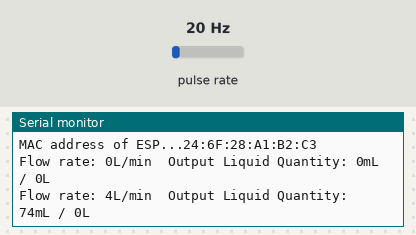
A sketch run on a simulated ESP8266 (NodeMCU). Parts: the last lines printed to the serial monitor. Wiring (inferred from the names in the program): pulse sensor: data GPIO 4. The test bench sets the inputs (shaded band); at power-on: pulse rate 20 Hz. WiFi joins after 1.5 s; servers stay silent unless stated.

Above: at 3.7 s.
3.8 s: pulse rate (sensor on GPIO 4) set to 4 Hz
At 5.1 s:
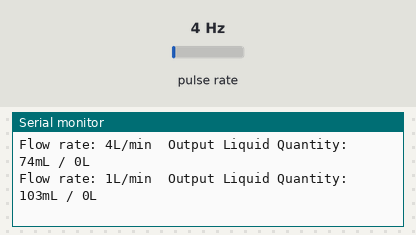
5.3 s: pulse rate (sensor on GPIO 4) set to 50 Hz
At 6.0 s:
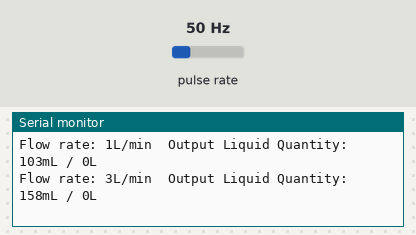
Timing chart, 0 to 8.3 s (numbered marks = the images above; inputs shaded):
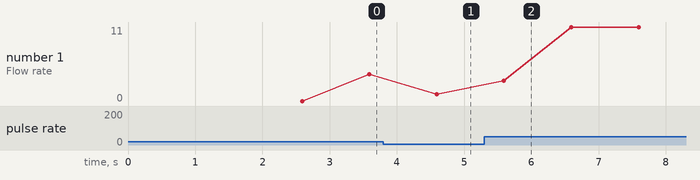

Measured:
- after the input at 3.8 s, the serial monitor: prints a new line after 0.79 s (image 1)
- after the input at 5.3 s, the serial monitor: prints a new line after 0.29 s (image 2)
- plotted number 1: 1 → 11 after the input at 5.3 s

The sketch:

NODE_WATERFLOW.ino
```cpp
#include <ESP8266WiFi.h>
#include <ESP8266WebServer.h>

ESP8266WebServer server;

char ssid[] = "FRITZ!Box 7530 QL";
char pass[] = "89308086050155047149";

#define SENSOR  4

long currentMillis = 0;
long previousMillis = 0;
int interval = 1000;
boolean ledState = LOW;
float calibrationFactor = 4.5;
volatile byte pulseCount;
byte pulse1Sec = 0;
float flowRate;
unsigned int flowMilliLitres;
unsigned long totalMilliLitres;
int total;


void IRAM_ATTR pulseCounter()
{
  pulseCount++;
}


void setup() {
  // put your setup code here, to run once:
Serial.begin(9600);
delay(500);
Serial.print("Connecting to..");
Serial.println(ssid);
delay(500);

WiFi.disconnect();
WiFi.begin(ssid,pass);

while (WiFi.status() != WL_CONNECTED)
{
  delay(500);
  Serial.println(",");
}

Serial.print ("SSID....,");
Serial.println(WiFi.SSID());
Serial.println ("Successfully connected...");

Serial.print("IP Address allotted to NodeMCU ESP");
Serial.println(WiFi.localIP());

Serial.print("MAC address of ESP...");
Serial.println(WiFi.macAddress());
WiFi.printDiag(Serial);

Serial.begin(9600);

  pinMode(SENSOR, INPUT_PULLUP);

  pulseCount = 0;
  flowRate = 0.0;
  flowMilliLitres = 0;
  totalMilliLitres = 0;
  previousMillis = 0;


  attachInterrupt(digitalPinToInterrupt(SENSOR), pulseCounter, FALLING);


server.on("/",[](){server.send(200,"text/plain","");});
server.begin();
}


void loop() {
  // put your main code here, to run repeatedly:
server.handleClient();


  currentMillis = millis();
  if (currentMillis - previousMillis > interval) {

    pulse1Sec = pulseCount;
    pulseCount = 0;

    // Because this loop may not complete in exactly 1 second intervals we calculate
    // the number of milliseconds that have passed since the last execution and use
    // that to scale the output. We also apply the calibrationFactor to scale the output
    // based on the number of pulses per second per units of measure (litres/minute in
    // this case) coming from the sensor.
    flowRate = ((1000.0 / (millis() - previousMillis)) * pulse1Sec) / calibrationFactor;
    previousMillis = millis();

    // Divide the flow rate in litres/minute by 60 to determine how many litres have
    // passed through the sensor in this 1 second interval, then multiply by 1000 to
    // convert to millilitres.
    flowMilliLitres = (flowRate / 60) * 1000;

    // Add the millilitres passed in this second to the cumulative total
    totalMilliLitres += flowMilliLitres;

    // Print the flow rate for this second in litres / minute
    Serial.print("Flow rate: ");
    Serial.print(int(flowRate));  // Print the integer part of the variable
    Serial.print("L/min");
    Serial.print("\t");       // Print tab space

    // Print the cumulative total of litres flowed since starting
    Serial.print("Output Liquid Quantity: ");
    Serial.print(totalMilliLitres);
    Serial.print("mL / ");
    Serial.print(totalMilliLitres / 1000);
    Serial.println("L");

  }
}
```
